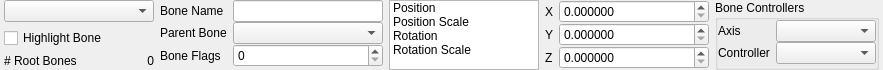
<?xml version="1.0" encoding="UTF-8"?>
<ui version="4.0">
 <class>studiomodel::BonesPanel</class>
 <widget class="QWidget" name="studiomodel::BonesPanel">
  <property name="geometry">
   <rect>
    <x>0</x>
    <y>0</y>
    <width>868</width>
    <height>73</height>
   </rect>
  </property>
  <property name="windowTitle">
   <string>Form</string>
  </property>
  <layout class="QHBoxLayout" name="horizontalLayout">
   <property name="spacing">
    <number>6</number>
   </property>
   <property name="sizeConstraint">
    <enum>QLayout::SetFixedSize</enum>
   </property>
   <property name="leftMargin">
    <number>4</number>
   </property>
   <property name="topMargin">
    <number>0</number>
   </property>
   <property name="rightMargin">
    <number>4</number>
   </property>
   <property name="bottomMargin">
    <number>0</number>
   </property>
   <item>
    <layout class="QGridLayout" name="gridLayout">
     <property name="sizeConstraint">
      <enum>QLayout::SetDefaultConstraint</enum>
     </property>
     <item row="2" column="0">
      <widget class="QLabel" name="label_18">
       <property name="sizePolicy">
        <sizepolicy hsizetype="Fixed" vsizetype="Preferred">
         <horstretch>0</horstretch>
         <verstretch>0</verstretch>
        </sizepolicy>
       </property>
       <property name="text">
        <string># Root Bones</string>
       </property>
      </widget>
     </item>
     <item row="2" column="1">
      <widget class="QLabel" name="RootBonesCount">
       <property name="text">
        <string>0</string>
       </property>
       <property name="alignment">
        <set>Qt::AlignRight|Qt::AlignTrailing|Qt::AlignVCenter</set>
       </property>
      </widget>
     </item>
     <item row="1" column="0" colspan="2">
      <widget class="QCheckBox" name="HighlightBone">
       <property name="text">
        <string>Highlight Bone</string>
       </property>
       <property name="checked">
        <bool>false</bool>
       </property>
      </widget>
     </item>
     <item row="0" column="0" colspan="2">
      <widget class="QComboBox" name="Bones">
       <property name="sizePolicy">
        <sizepolicy hsizetype="Preferred" vsizetype="Fixed">
         <horstretch>0</horstretch>
         <verstretch>0</verstretch>
        </sizepolicy>
       </property>
       <property name="minimumSize">
        <size>
         <width>150</width>
         <height>0</height>
        </size>
       </property>
       <property name="maximumSize">
        <size>
         <width>16777215</width>
         <height>16777215</height>
        </size>
       </property>
      </widget>
     </item>
     <item row="3" column="0" colspan="2">
      <spacer name="verticalSpacer_2">
       <property name="orientation">
        <enum>Qt::Vertical</enum>
       </property>
       <property name="sizeHint" stdset="0">
        <size>
         <width>20</width>
         <height>0</height>
        </size>
       </property>
      </spacer>
     </item>
    </layout>
   </item>
   <item>
    <layout class="QGridLayout" name="gridLayout_2">
     <property name="verticalSpacing">
      <number>0</number>
     </property>
     <item row="0" column="0">
      <widget class="QLabel" name="label">
       <property name="sizePolicy">
        <sizepolicy hsizetype="Fixed" vsizetype="Preferred">
         <horstretch>0</horstretch>
         <verstretch>0</verstretch>
        </sizepolicy>
       </property>
       <property name="text">
        <string>Bone Name</string>
       </property>
      </widget>
     </item>
     <item row="0" column="1">
      <widget class="QLineEdit" name="BoneName">
       <property name="sizePolicy">
        <sizepolicy hsizetype="Fixed" vsizetype="Fixed">
         <horstretch>0</horstretch>
         <verstretch>0</verstretch>
        </sizepolicy>
       </property>
       <property name="minimumSize">
        <size>
         <width>150</width>
         <height>0</height>
        </size>
       </property>
       <property name="maximumSize">
        <size>
         <width>150</width>
         <height>16777215</height>
        </size>
       </property>
      </widget>
     </item>
     <item row="2" column="0">
      <widget class="QLabel" name="label_3">
       <property name="sizePolicy">
        <sizepolicy hsizetype="Fixed" vsizetype="Preferred">
         <horstretch>0</horstretch>
         <verstretch>0</verstretch>
        </sizepolicy>
       </property>
       <property name="text">
        <string>Bone Flags</string>
       </property>
      </widget>
     </item>
     <item row="2" column="1">
      <widget class="QSpinBox" name="BoneFlags">
       <property name="sizePolicy">
        <sizepolicy hsizetype="Fixed" vsizetype="Fixed">
         <horstretch>0</horstretch>
         <verstretch>0</verstretch>
        </sizepolicy>
       </property>
       <property name="minimumSize">
        <size>
         <width>150</width>
         <height>0</height>
        </size>
       </property>
       <property name="maximumSize">
        <size>
         <width>150</width>
         <height>16777215</height>
        </size>
       </property>
      </widget>
     </item>
     <item row="1" column="1">
      <widget class="QComboBox" name="ParentBone">
       <property name="sizePolicy">
        <sizepolicy hsizetype="Fixed" vsizetype="Fixed">
         <horstretch>0</horstretch>
         <verstretch>0</verstretch>
        </sizepolicy>
       </property>
       <property name="minimumSize">
        <size>
         <width>150</width>
         <height>0</height>
        </size>
       </property>
       <property name="maximumSize">
        <size>
         <width>150</width>
         <height>16777215</height>
        </size>
       </property>
      </widget>
     </item>
     <item row="1" column="0">
      <widget class="QLabel" name="label_2">
       <property name="sizePolicy">
        <sizepolicy hsizetype="Fixed" vsizetype="Preferred">
         <horstretch>0</horstretch>
         <verstretch>0</verstretch>
        </sizepolicy>
       </property>
       <property name="text">
        <string>Parent Bone</string>
       </property>
      </widget>
     </item>
     <item row="3" column="0" colspan="2">
      <spacer name="verticalSpacer_4">
       <property name="orientation">
        <enum>Qt::Vertical</enum>
       </property>
       <property name="sizeHint" stdset="0">
        <size>
         <width>20</width>
         <height>0</height>
        </size>
       </property>
      </spacer>
     </item>
    </layout>
   </item>
   <item>
    <widget class="QListWidget" name="BonePropertyList">
     <property name="sizePolicy">
      <sizepolicy hsizetype="Preferred" vsizetype="Minimum">
       <horstretch>0</horstretch>
       <verstretch>0</verstretch>
      </sizepolicy>
     </property>
     <property name="minimumSize">
      <size>
       <width>150</width>
       <height>0</height>
      </size>
     </property>
     <property name="maximumSize">
      <size>
       <width>16777215</width>
       <height>16777215</height>
      </size>
     </property>
     <property name="verticalScrollBarPolicy">
      <enum>Qt::ScrollBarAlwaysOff</enum>
     </property>
     <property name="horizontalScrollBarPolicy">
      <enum>Qt::ScrollBarAlwaysOff</enum>
     </property>
     <property name="sizeAdjustPolicy">
      <enum>QAbstractScrollArea::AdjustToContentsOnFirstShow</enum>
     </property>
     <item>
      <property name="text">
       <string>Position</string>
      </property>
     </item>
     <item>
      <property name="text">
       <string>Position Scale</string>
      </property>
     </item>
     <item>
      <property name="text">
       <string>Rotation</string>
      </property>
     </item>
     <item>
      <property name="text">
       <string>Rotation Scale</string>
      </property>
     </item>
    </widget>
   </item>
   <item>
    <widget class="QStackedWidget" name="BonePropertyStack">
     <property name="sizePolicy">
      <sizepolicy hsizetype="Preferred" vsizetype="Minimum">
       <horstretch>0</horstretch>
       <verstretch>0</verstretch>
      </sizepolicy>
     </property>
     <property name="currentIndex">
      <number>3</number>
     </property>
     <widget class="QWidget" name="page">
      <property name="sizePolicy">
       <sizepolicy hsizetype="Preferred" vsizetype="Preferred">
        <horstretch>0</horstretch>
        <verstretch>0</verstretch>
       </sizepolicy>
      </property>
      <layout class="QGridLayout" name="gridLayout_3">
       <property name="leftMargin">
        <number>0</number>
       </property>
       <property name="topMargin">
        <number>0</number>
       </property>
       <property name="rightMargin">
        <number>0</number>
       </property>
       <property name="bottomMargin">
        <number>0</number>
       </property>
       <property name="verticalSpacing">
        <number>0</number>
       </property>
       <item row="1" column="1">
        <widget class="QDoubleSpinBox" name="PositionY">
         <property name="sizePolicy">
          <sizepolicy hsizetype="Preferred" vsizetype="Fixed">
           <horstretch>0</horstretch>
           <verstretch>0</verstretch>
          </sizepolicy>
         </property>
         <property name="minimumSize">
          <size>
           <width>150</width>
           <height>0</height>
          </size>
         </property>
         <property name="maximumSize">
          <size>
           <width>16777215</width>
           <height>16777215</height>
          </size>
         </property>
         <property name="decimals">
          <number>6</number>
         </property>
        </widget>
       </item>
       <item row="2" column="1">
        <widget class="QDoubleSpinBox" name="PositionZ">
         <property name="sizePolicy">
          <sizepolicy hsizetype="Preferred" vsizetype="Fixed">
           <horstretch>0</horstretch>
           <verstretch>0</verstretch>
          </sizepolicy>
         </property>
         <property name="minimumSize">
          <size>
           <width>150</width>
           <height>0</height>
          </size>
         </property>
         <property name="maximumSize">
          <size>
           <width>16777215</width>
           <height>16777215</height>
          </size>
         </property>
         <property name="decimals">
          <number>6</number>
         </property>
        </widget>
       </item>
       <item row="1" column="0">
        <widget class="QLabel" name="label_5">
         <property name="sizePolicy">
          <sizepolicy hsizetype="Fixed" vsizetype="Preferred">
           <horstretch>0</horstretch>
           <verstretch>0</verstretch>
          </sizepolicy>
         </property>
         <property name="text">
          <string>Y</string>
         </property>
        </widget>
       </item>
       <item row="0" column="0">
        <widget class="QLabel" name="label_4">
         <property name="sizePolicy">
          <sizepolicy hsizetype="Fixed" vsizetype="Preferred">
           <horstretch>0</horstretch>
           <verstretch>0</verstretch>
          </sizepolicy>
         </property>
         <property name="text">
          <string>X</string>
         </property>
        </widget>
       </item>
       <item row="0" column="1">
        <widget class="QDoubleSpinBox" name="PositionX">
         <property name="sizePolicy">
          <sizepolicy hsizetype="Preferred" vsizetype="Fixed">
           <horstretch>0</horstretch>
           <verstretch>0</verstretch>
          </sizepolicy>
         </property>
         <property name="minimumSize">
          <size>
           <width>150</width>
           <height>0</height>
          </size>
         </property>
         <property name="maximumSize">
          <size>
           <width>16777215</width>
           <height>16777215</height>
          </size>
         </property>
         <property name="decimals">
          <number>6</number>
         </property>
        </widget>
       </item>
       <item row="2" column="0">
        <widget class="QLabel" name="label_6">
         <property name="sizePolicy">
          <sizepolicy hsizetype="Fixed" vsizetype="Preferred">
           <horstretch>0</horstretch>
           <verstretch>0</verstretch>
          </sizepolicy>
         </property>
         <property name="text">
          <string>Z</string>
         </property>
        </widget>
       </item>
       <item row="3" column="1">
        <spacer name="verticalSpacer_6">
         <property name="orientation">
          <enum>Qt::Vertical</enum>
         </property>
         <property name="sizeHint" stdset="0">
          <size>
           <width>20</width>
           <height>0</height>
          </size>
         </property>
        </spacer>
       </item>
      </layout>
     </widget>
     <widget class="QWidget" name="page_2">
      <layout class="QGridLayout" name="gridLayout_4">
       <property name="leftMargin">
        <number>0</number>
       </property>
       <property name="topMargin">
        <number>0</number>
       </property>
       <property name="rightMargin">
        <number>0</number>
       </property>
       <property name="bottomMargin">
        <number>0</number>
       </property>
       <property name="verticalSpacing">
        <number>0</number>
       </property>
       <item row="1" column="1">
        <widget class="QDoubleSpinBox" name="PositionScaleY">
         <property name="sizePolicy">
          <sizepolicy hsizetype="Preferred" vsizetype="Fixed">
           <horstretch>0</horstretch>
           <verstretch>0</verstretch>
          </sizepolicy>
         </property>
         <property name="minimumSize">
          <size>
           <width>150</width>
           <height>0</height>
          </size>
         </property>
         <property name="maximumSize">
          <size>
           <width>16777215</width>
           <height>16777215</height>
          </size>
         </property>
         <property name="decimals">
          <number>6</number>
         </property>
        </widget>
       </item>
       <item row="0" column="0">
        <widget class="QLabel" name="label_7">
         <property name="sizePolicy">
          <sizepolicy hsizetype="Fixed" vsizetype="Preferred">
           <horstretch>0</horstretch>
           <verstretch>0</verstretch>
          </sizepolicy>
         </property>
         <property name="text">
          <string>X</string>
         </property>
        </widget>
       </item>
       <item row="0" column="1">
        <widget class="QDoubleSpinBox" name="PositionScaleX">
         <property name="sizePolicy">
          <sizepolicy hsizetype="Preferred" vsizetype="Fixed">
           <horstretch>0</horstretch>
           <verstretch>0</verstretch>
          </sizepolicy>
         </property>
         <property name="minimumSize">
          <size>
           <width>150</width>
           <height>0</height>
          </size>
         </property>
         <property name="maximumSize">
          <size>
           <width>16777215</width>
           <height>16777215</height>
          </size>
         </property>
         <property name="decimals">
          <number>6</number>
         </property>
        </widget>
       </item>
       <item row="2" column="0">
        <widget class="QLabel" name="label_9">
         <property name="sizePolicy">
          <sizepolicy hsizetype="Fixed" vsizetype="Preferred">
           <horstretch>0</horstretch>
           <verstretch>0</verstretch>
          </sizepolicy>
         </property>
         <property name="text">
          <string>Z</string>
         </property>
        </widget>
       </item>
       <item row="1" column="0">
        <widget class="QLabel" name="label_8">
         <property name="sizePolicy">
          <sizepolicy hsizetype="Fixed" vsizetype="Preferred">
           <horstretch>0</horstretch>
           <verstretch>0</verstretch>
          </sizepolicy>
         </property>
         <property name="text">
          <string>Y</string>
         </property>
        </widget>
       </item>
       <item row="2" column="1">
        <widget class="QDoubleSpinBox" name="PositionScaleZ">
         <property name="sizePolicy">
          <sizepolicy hsizetype="Preferred" vsizetype="Fixed">
           <horstretch>0</horstretch>
           <verstretch>0</verstretch>
          </sizepolicy>
         </property>
         <property name="minimumSize">
          <size>
           <width>150</width>
           <height>0</height>
          </size>
         </property>
         <property name="maximumSize">
          <size>
           <width>16777215</width>
           <height>16777215</height>
          </size>
         </property>
         <property name="decimals">
          <number>6</number>
         </property>
        </widget>
       </item>
       <item row="3" column="1">
        <spacer name="verticalSpacer_7">
         <property name="orientation">
          <enum>Qt::Vertical</enum>
         </property>
         <property name="sizeHint" stdset="0">
          <size>
           <width>20</width>
           <height>0</height>
          </size>
         </property>
        </spacer>
       </item>
      </layout>
     </widget>
     <widget class="QWidget" name="page_3">
      <layout class="QGridLayout" name="gridLayout_5">
       <property name="leftMargin">
        <number>0</number>
       </property>
       <property name="topMargin">
        <number>0</number>
       </property>
       <property name="rightMargin">
        <number>0</number>
       </property>
       <property name="bottomMargin">
        <number>0</number>
       </property>
       <property name="verticalSpacing">
        <number>0</number>
       </property>
       <item row="1" column="1">
        <widget class="QDoubleSpinBox" name="RotationY">
         <property name="sizePolicy">
          <sizepolicy hsizetype="Preferred" vsizetype="Fixed">
           <horstretch>0</horstretch>
           <verstretch>0</verstretch>
          </sizepolicy>
         </property>
         <property name="minimumSize">
          <size>
           <width>150</width>
           <height>0</height>
          </size>
         </property>
         <property name="maximumSize">
          <size>
           <width>16777215</width>
           <height>16777215</height>
          </size>
         </property>
         <property name="decimals">
          <number>6</number>
         </property>
        </widget>
       </item>
       <item row="2" column="1">
        <widget class="QDoubleSpinBox" name="RotationZ">
         <property name="sizePolicy">
          <sizepolicy hsizetype="Preferred" vsizetype="Fixed">
           <horstretch>0</horstretch>
           <verstretch>0</verstretch>
          </sizepolicy>
         </property>
         <property name="minimumSize">
          <size>
           <width>150</width>
           <height>0</height>
          </size>
         </property>
         <property name="maximumSize">
          <size>
           <width>16777215</width>
           <height>16777215</height>
          </size>
         </property>
         <property name="decimals">
          <number>6</number>
         </property>
        </widget>
       </item>
       <item row="1" column="0">
        <widget class="QLabel" name="label_11">
         <property name="sizePolicy">
          <sizepolicy hsizetype="Fixed" vsizetype="Preferred">
           <horstretch>0</horstretch>
           <verstretch>0</verstretch>
          </sizepolicy>
         </property>
         <property name="text">
          <string>Y</string>
         </property>
        </widget>
       </item>
       <item row="0" column="0">
        <widget class="QLabel" name="label_10">
         <property name="sizePolicy">
          <sizepolicy hsizetype="Fixed" vsizetype="Preferred">
           <horstretch>0</horstretch>
           <verstretch>0</verstretch>
          </sizepolicy>
         </property>
         <property name="text">
          <string>X</string>
         </property>
        </widget>
       </item>
       <item row="0" column="1">
        <widget class="QDoubleSpinBox" name="RotationX">
         <property name="sizePolicy">
          <sizepolicy hsizetype="Preferred" vsizetype="Fixed">
           <horstretch>0</horstretch>
           <verstretch>0</verstretch>
          </sizepolicy>
         </property>
         <property name="minimumSize">
          <size>
           <width>150</width>
           <height>0</height>
          </size>
         </property>
         <property name="maximumSize">
          <size>
           <width>16777215</width>
           <height>16777215</height>
          </size>
         </property>
         <property name="decimals">
          <number>6</number>
         </property>
        </widget>
       </item>
       <item row="2" column="0">
        <widget class="QLabel" name="label_12">
         <property name="sizePolicy">
          <sizepolicy hsizetype="Fixed" vsizetype="Preferred">
           <horstretch>0</horstretch>
           <verstretch>0</verstretch>
          </sizepolicy>
         </property>
         <property name="text">
          <string>Z</string>
         </property>
        </widget>
       </item>
       <item row="3" column="1">
        <spacer name="verticalSpacer_8">
         <property name="orientation">
          <enum>Qt::Vertical</enum>
         </property>
         <property name="sizeHint" stdset="0">
          <size>
           <width>20</width>
           <height>0</height>
          </size>
         </property>
        </spacer>
       </item>
      </layout>
     </widget>
     <widget class="QWidget" name="page_4">
      <layout class="QGridLayout" name="gridLayout_6">
       <property name="leftMargin">
        <number>0</number>
       </property>
       <property name="topMargin">
        <number>0</number>
       </property>
       <property name="rightMargin">
        <number>0</number>
       </property>
       <property name="bottomMargin">
        <number>0</number>
       </property>
       <property name="verticalSpacing">
        <number>0</number>
       </property>
       <item row="0" column="1">
        <widget class="QDoubleSpinBox" name="RotationScaleX">
         <property name="sizePolicy">
          <sizepolicy hsizetype="Preferred" vsizetype="Fixed">
           <horstretch>0</horstretch>
           <verstretch>0</verstretch>
          </sizepolicy>
         </property>
         <property name="minimumSize">
          <size>
           <width>150</width>
           <height>0</height>
          </size>
         </property>
         <property name="maximumSize">
          <size>
           <width>16777215</width>
           <height>16777215</height>
          </size>
         </property>
         <property name="decimals">
          <number>6</number>
         </property>
        </widget>
       </item>
       <item row="0" column="0">
        <widget class="QLabel" name="label_13">
         <property name="sizePolicy">
          <sizepolicy hsizetype="Fixed" vsizetype="Preferred">
           <horstretch>0</horstretch>
           <verstretch>0</verstretch>
          </sizepolicy>
         </property>
         <property name="text">
          <string>X</string>
         </property>
        </widget>
       </item>
       <item row="1" column="1">
        <widget class="QDoubleSpinBox" name="RotationScaleY">
         <property name="sizePolicy">
          <sizepolicy hsizetype="Preferred" vsizetype="Fixed">
           <horstretch>0</horstretch>
           <verstretch>0</verstretch>
          </sizepolicy>
         </property>
         <property name="minimumSize">
          <size>
           <width>150</width>
           <height>0</height>
          </size>
         </property>
         <property name="maximumSize">
          <size>
           <width>16777215</width>
           <height>16777215</height>
          </size>
         </property>
         <property name="decimals">
          <number>6</number>
         </property>
        </widget>
       </item>
       <item row="2" column="0">
        <widget class="QLabel" name="label_14">
         <property name="sizePolicy">
          <sizepolicy hsizetype="Fixed" vsizetype="Preferred">
           <horstretch>0</horstretch>
           <verstretch>0</verstretch>
          </sizepolicy>
         </property>
         <property name="text">
          <string>Z</string>
         </property>
        </widget>
       </item>
       <item row="1" column="0">
        <widget class="QLabel" name="label_15">
         <property name="sizePolicy">
          <sizepolicy hsizetype="Fixed" vsizetype="Preferred">
           <horstretch>0</horstretch>
           <verstretch>0</verstretch>
          </sizepolicy>
         </property>
         <property name="text">
          <string>Y</string>
         </property>
        </widget>
       </item>
       <item row="2" column="1">
        <widget class="QDoubleSpinBox" name="RotationScaleZ">
         <property name="sizePolicy">
          <sizepolicy hsizetype="Preferred" vsizetype="Fixed">
           <horstretch>0</horstretch>
           <verstretch>0</verstretch>
          </sizepolicy>
         </property>
         <property name="minimumSize">
          <size>
           <width>150</width>
           <height>0</height>
          </size>
         </property>
         <property name="maximumSize">
          <size>
           <width>16777215</width>
           <height>16777215</height>
          </size>
         </property>
         <property name="decimals">
          <number>6</number>
         </property>
        </widget>
       </item>
       <item row="3" column="1">
        <spacer name="verticalSpacer_5">
         <property name="orientation">
          <enum>Qt::Vertical</enum>
         </property>
         <property name="sizeHint" stdset="0">
          <size>
           <width>20</width>
           <height>0</height>
          </size>
         </property>
        </spacer>
       </item>
      </layout>
     </widget>
    </widget>
   </item>
   <item>
    <widget class="QGroupBox" name="BoneControllers">
     <property name="title">
      <string>Bone Controllers</string>
     </property>
     <property name="flat">
      <bool>true</bool>
     </property>
     <layout class="QGridLayout" name="gridLayout_7">
      <property name="leftMargin">
       <number>0</number>
      </property>
      <property name="topMargin">
       <number>0</number>
      </property>
      <property name="rightMargin">
       <number>0</number>
      </property>
      <property name="bottomMargin">
       <number>0</number>
      </property>
      <property name="verticalSpacing">
       <number>0</number>
      </property>
      <item row="0" column="0">
       <widget class="QLabel" name="label_16">
        <property name="sizePolicy">
         <sizepolicy hsizetype="Fixed" vsizetype="Preferred">
          <horstretch>0</horstretch>
          <verstretch>0</verstretch>
         </sizepolicy>
        </property>
        <property name="text">
         <string>Axis</string>
        </property>
       </widget>
      </item>
      <item row="1" column="0">
       <widget class="QLabel" name="label_17">
        <property name="sizePolicy">
         <sizepolicy hsizetype="Fixed" vsizetype="Preferred">
          <horstretch>0</horstretch>
          <verstretch>0</verstretch>
         </sizepolicy>
        </property>
        <property name="text">
         <string>Controller</string>
        </property>
       </widget>
      </item>
      <item row="0" column="1">
       <widget class="QComboBox" name="BoneControllerAxis">
        <property name="sizePolicy">
         <sizepolicy hsizetype="Preferred" vsizetype="Fixed">
          <horstretch>0</horstretch>
          <verstretch>0</verstretch>
         </sizepolicy>
        </property>
        <property name="minimumSize">
         <size>
          <width>100</width>
          <height>0</height>
         </size>
        </property>
        <property name="maximumSize">
         <size>
          <width>16777215</width>
          <height>16777215</height>
         </size>
        </property>
        <property name="currentIndex">
         <number>-1</number>
        </property>
        <item>
         <property name="text">
          <string>X</string>
         </property>
        </item>
        <item>
         <property name="text">
          <string>Y</string>
         </property>
        </item>
        <item>
         <property name="text">
          <string>Z</string>
         </property>
        </item>
        <item>
         <property name="text">
          <string>XR</string>
         </property>
        </item>
        <item>
         <property name="text">
          <string>XY</string>
         </property>
        </item>
        <item>
         <property name="text">
          <string>XZ</string>
         </property>
        </item>
       </widget>
      </item>
      <item row="1" column="1">
       <widget class="QComboBox" name="BoneController">
        <property name="sizePolicy">
         <sizepolicy hsizetype="Preferred" vsizetype="Fixed">
          <horstretch>0</horstretch>
          <verstretch>0</verstretch>
         </sizepolicy>
        </property>
        <property name="minimumSize">
         <size>
          <width>100</width>
          <height>0</height>
         </size>
        </property>
        <property name="maximumSize">
         <size>
          <width>16777215</width>
          <height>16777215</height>
         </size>
        </property>
       </widget>
      </item>
      <item row="2" column="0" colspan="2">
       <spacer name="verticalSpacer_3">
        <property name="orientation">
         <enum>Qt::Vertical</enum>
        </property>
        <property name="sizeHint" stdset="0">
         <size>
          <width>20</width>
          <height>0</height>
         </size>
        </property>
       </spacer>
      </item>
     </layout>
    </widget>
   </item>
  </layout>
 </widget>
 <resources/>
 <connections/>
</ui>
